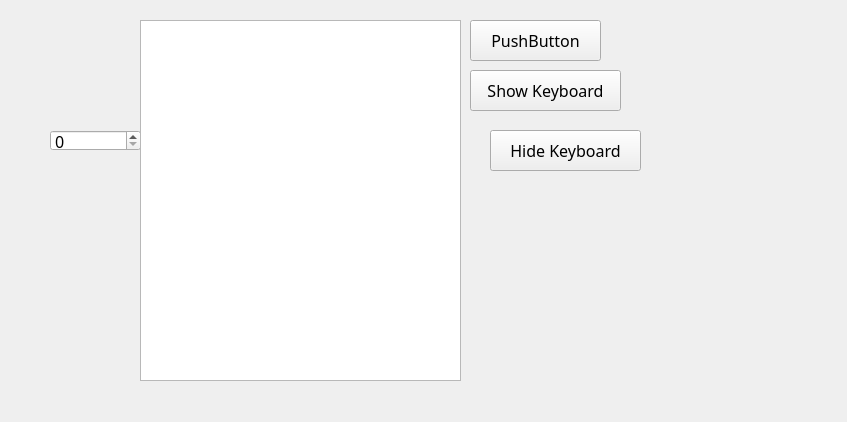
<?xml version="1.0" encoding="UTF-8"?>
<ui version="4.0">
 <class>Widget</class>
 <widget class="QWidget" name="Widget">
  <property name="geometry">
   <rect>
    <x>0</x>
    <y>0</y>
    <width>847</width>
    <height>422</height>
   </rect>
  </property>
  <property name="font">
   <font>
    <family>微软雅黑</family>
    <pointsize>12</pointsize>
   </font>
  </property>
  <property name="windowTitle">
   <string>Widget</string>
  </property>
  <widget class="QPushButton" name="pushButton">
   <property name="geometry">
    <rect>
     <x>470</x>
     <y>20</y>
     <width>131</width>
     <height>41</height>
    </rect>
   </property>
   <property name="text">
    <string>PushButton</string>
   </property>
  </widget>
  <widget class="QSpinBox" name="spinBox">
   <property name="geometry">
    <rect>
     <x>50</x>
     <y>130</y>
     <width>91</width>
     <height>21</height>
    </rect>
   </property>
  </widget>
  <widget class="QTextEdit" name="textEdit">
   <property name="geometry">
    <rect>
     <x>140</x>
     <y>20</y>
     <width>321</width>
     <height>361</height>
    </rect>
   </property>
  </widget>
  <widget class="QPushButton" name="pushButton_2">
   <property name="geometry">
    <rect>
     <x>470</x>
     <y>70</y>
     <width>151</width>
     <height>41</height>
    </rect>
   </property>
   <property name="text">
    <string>Show Keyboard</string>
   </property>
  </widget>
  <widget class="QPushButton" name="pushButton_3">
   <property name="geometry">
    <rect>
     <x>490</x>
     <y>130</y>
     <width>151</width>
     <height>41</height>
    </rect>
   </property>
   <property name="text">
    <string>Hide Keyboard</string>
   </property>
  </widget>
 </widget>
 <layoutdefault spacing="6" margin="11"/>
 <resources/>
 <connections/>
</ui>
